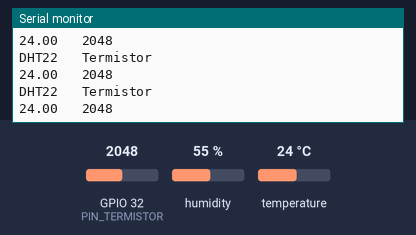
A sketch run on a simulated ESP32. Parts: the last lines printed to the serial monitor. The test bench sets the inputs (shaded band); at power-on: temperature 24 °C, GPIO 32 (PIN_TERMISTOR) = 2048, humidity 55 %.

Above: at 1.3 s.
1.4 s: temperature set to 12 °C
At 2.4 s:
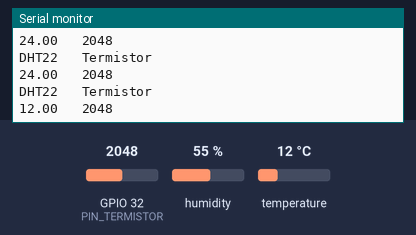
2.9 s: GPIO 32 (PIN_TERMISTOR) set to 2866
At 3.4 s:
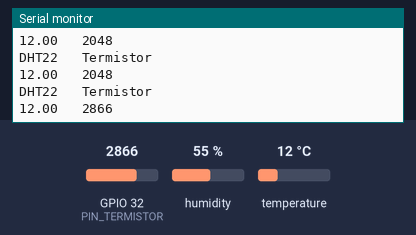
4.4 s: temperature set to 19 °C
At 4.9 s:
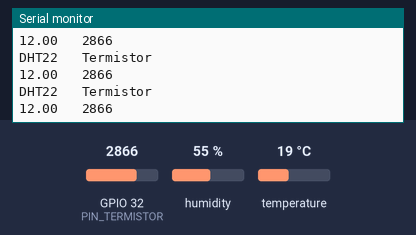
5.9 s: GPIO 32 (PIN_TERMISTOR) set to 3603
At 6.4 s:
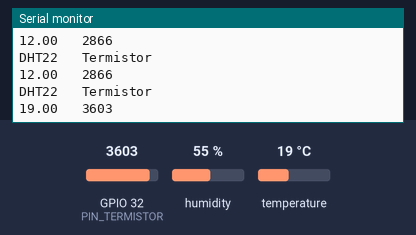
Timing chart, 0 to 8.4 s (numbered marks = the images above; inputs shaded):
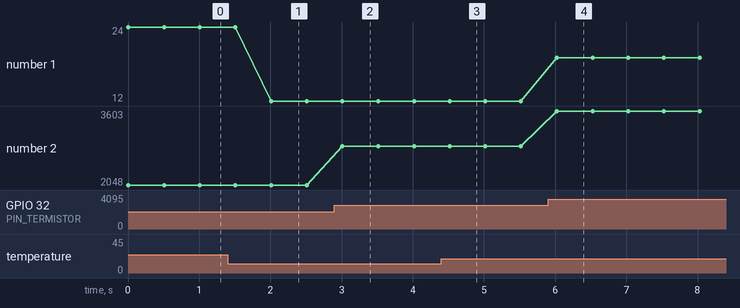

The sketch:

test_valores_termistor.ino
```cpp
#include <Wire.h>
#include <DHT.h>

// para medir la temperatura a tiempo real
#define DHTPIN 33      // Pin digital donde está conectado el sensor
#define DHTTYPE DHT22  // Cambiar a DHT22 si usas ese modelo

#define PIN_TERMISTOR 32
#define R_FIJA 10000.0

int lecturaTermistorAnalog;
float lecturaTermistor;
float temperatura;

DHT dht(DHTPIN, DHTTYPE);

void setup() {
  Serial.begin(115200);

  dht.begin();
}

void loop() {
  lecturaTermistorAnalog = analogRead(PIN_TERMISTOR);
  float temperatura = dht.readTemperature();

  Serial.println("DHT22   Termistor");
  Serial.print(temperatura);
  Serial.print("   ");
  Serial.println(lecturaTermistorAnalog);
  Serial.println("");

  delay(500);
}
```

Measured:
- after the input at 1.4 s, the serial monitor: prints a new line after 0.61 s (image 1)
- after the input at 2.9 s, the serial monitor: prints a new line after 0.11 s (image 2)
- after the input at 5.9 s, the serial monitor: prints a new line after 0.13 s (image 4)
- plotted number 1: 24 → 12 after the input at 1.4 s
- plotted number 2: 2048 → 2866 after the input at 2.9 s, 2866 → 3603 after the input at 5.9 s
